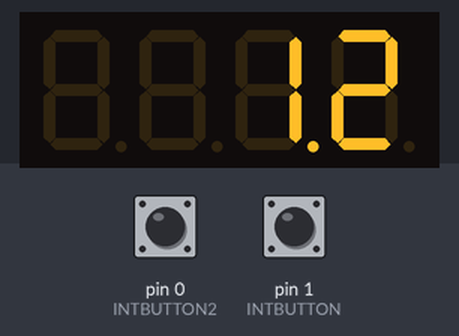
The program below on a simulated Teensy 3. Parts: 4-digit seven-segment display. The test bench sets the inputs (shaded band); at power-on: pin 0 (INTBUTTON2) HIGH, pin 1 (INTBUTTON) HIGH.

Above: at 1.25 s.
1.3 s: pin 0 (INTBUTTON2) pulled LOW for 0.15 s
At 1.35 s:
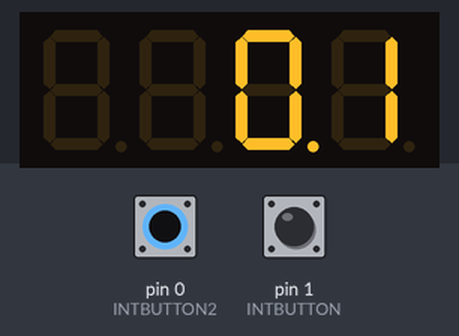
2.0 s: pin 1 (INTBUTTON) pulled LOW for 0.15 s
3.6 s: pin 0 (INTBUTTON2) pulled LOW for 1 s
At 4.5 s:
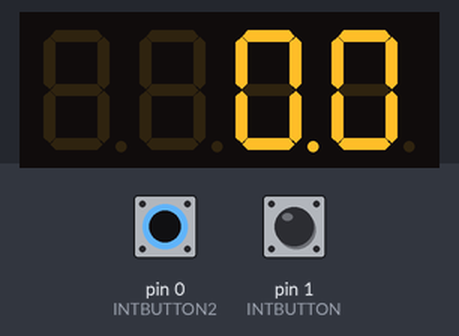
6.1 s: pin 1 (INTBUTTON) pulled LOW for 1 s
At 6.25 s:
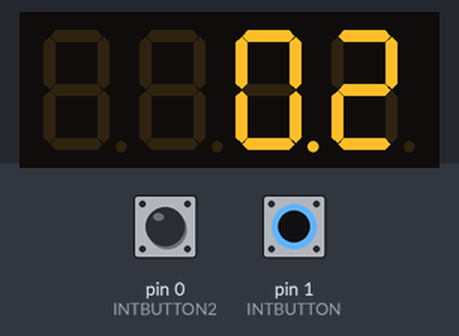
Timing chart, 0 to 8.7 s (numbered marks = the images above; inputs shaded):
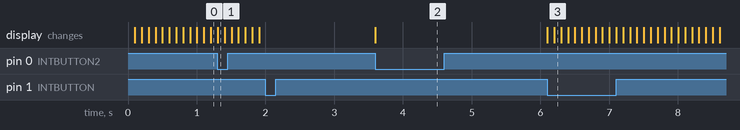

Measured:
- after the input at 2.0 s, every drawn part: stays the same
- after the input at 3.6 s, the display: changes at once (image 2)
- after the input at 6.1 s, the display: first changes at once (image 3 shows a later state)

The program:

main.cpp
```cpp
#include <Arduino.h>

#include "SevSeg.h"
SevSeg sevseg; // Instantiate a seven segment controller object

const int INTBUTTON = 1;             // stop start button
const int INTBUTTON2 = 0;            // reset button
volatile bool buttonPressed = false; // flag for button
volatile bool resetPressed = false; // flag for reset button
const unsigned long DEBOUNCE_TIME_MS = 200; // debounce time interval
unsigned long previousDebounce = 0; // define and set variable to zero
unsigned long previousMillis = 0; // define and set variable to zero
bool counter_running = true; // flag for counter

unsigned int deciSeconds = 0; // define variable

void Buttonpressed_ISR(); // define the ISR

void ResetButton_ISR(); // define interrupt routine

void setup() {

  byte numDigits = 4; // number of digits in segment display
  byte digitPins[] = {17, 19, 15, 13}; // cathode pin numbers
  byte segmentPins[] = {7, 6, 10, 3, 9, 4, 2, 12}; // segment pin numbers
  bool resistorsOnSegments = false;
  byte hardwareConfig = N_TRANSISTORS;
  bool updateWithDelays = false;
  bool leadingZeros = false;

  pinMode(INTBUTTON, INPUT_PULLUP); // interupt button
  pinMode(INTBUTTON2, INPUT_PULLUP); // reset button
  attachInterrupt(digitalPinToInterrupt(INTBUTTON), Buttonpressed_ISR, FALLING); // set up interrupt routines
  attachInterrupt(digitalPinToInterrupt(INTBUTTON2), ResetButton_ISR, FALLING);

  // setup for seven segment display
  sevseg.begin(hardwareConfig, numDigits, digitPins, segmentPins, resistorsOnSegments, updateWithDelays, leadingZeros);
  sevseg.setBrightness(100);
}

void loop() {
unsigned long currentMillis = millis();

// if statement so the interrupt can stop or start counting
if(counter_running == true){
  // this statement means that if move that 100 milliseconds has elapsed increase deciseconds by 1
  if ((currentMillis - previousMillis) >= 100) {
    deciSeconds++;
    previousMillis += 100;
    previousMillis = currentMillis;   // set the new time
  }
}
  sevseg.setNumber(deciSeconds, 1); // set number to be displayed

  sevseg.refreshDisplay(); // Must run repeatedly
}

void Buttonpressed_ISR() {
  // send flag high so that the following if statement is true
  buttonPressed = true;

  unsigned long currentmillis = millis(); // recheck and set the time variable

  // debounce the button
  if (buttonPressed &&
      ((currentmillis - previousDebounce) >= DEBOUNCE_TIME_MS)) {
    previousDebounce = currentmillis;   // set new debounce time
    counter_running = !counter_running; // toggles state
    buttonPressed = false; // reset the flag
  }
}

void ResetButton_ISR(){
  // send flag high so the following if statement is true
  resetPressed = true;

  unsigned long currentmillis = millis(); // recheck and set the time variable

  // debounce button
  if (resetPressed &&
      ((currentmillis - previousDebounce) >= DEBOUNCE_TIME_MS)) {
    previousDebounce = currentmillis;   // set new debounce time
    deciSeconds = 0; // reset the variable in the main loop back to zero
    resetPressed = false; // reset the flag
  }
}
```
